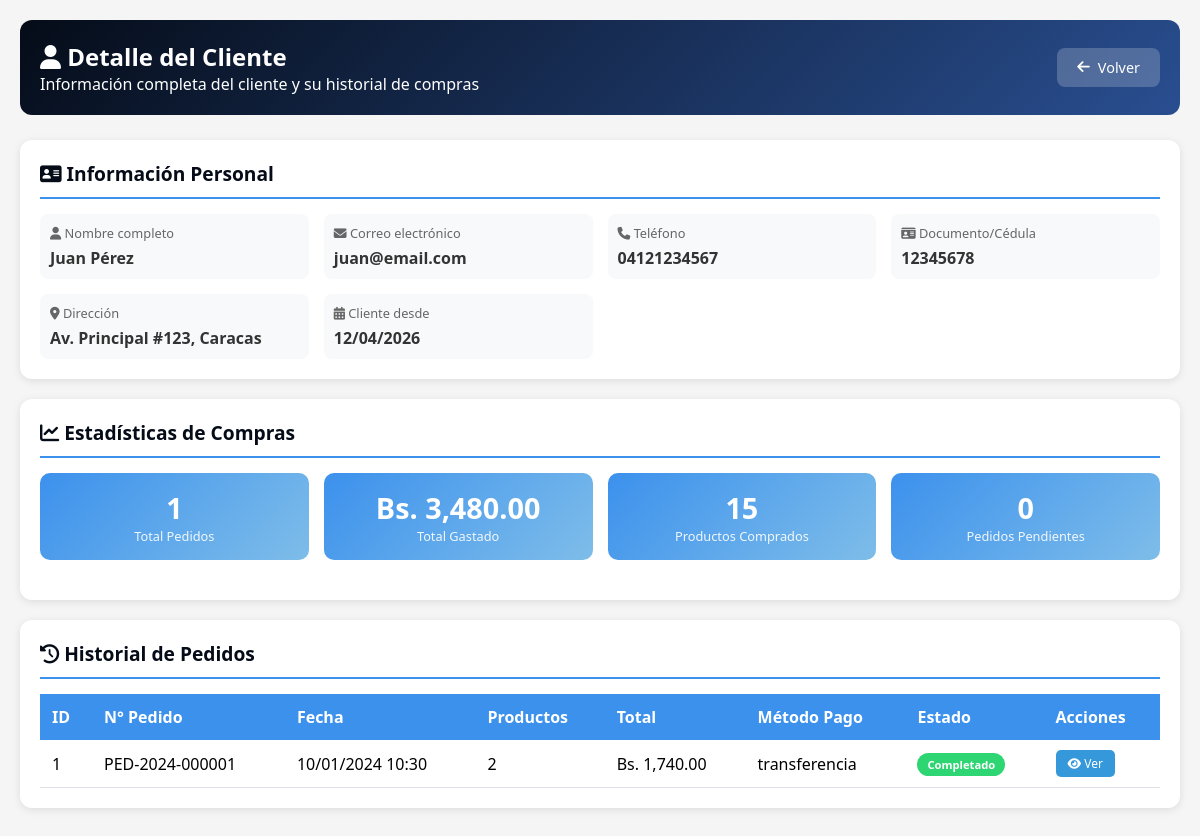
Page /clientes/detalle_cliente.php?id=2 on the earlier database version.
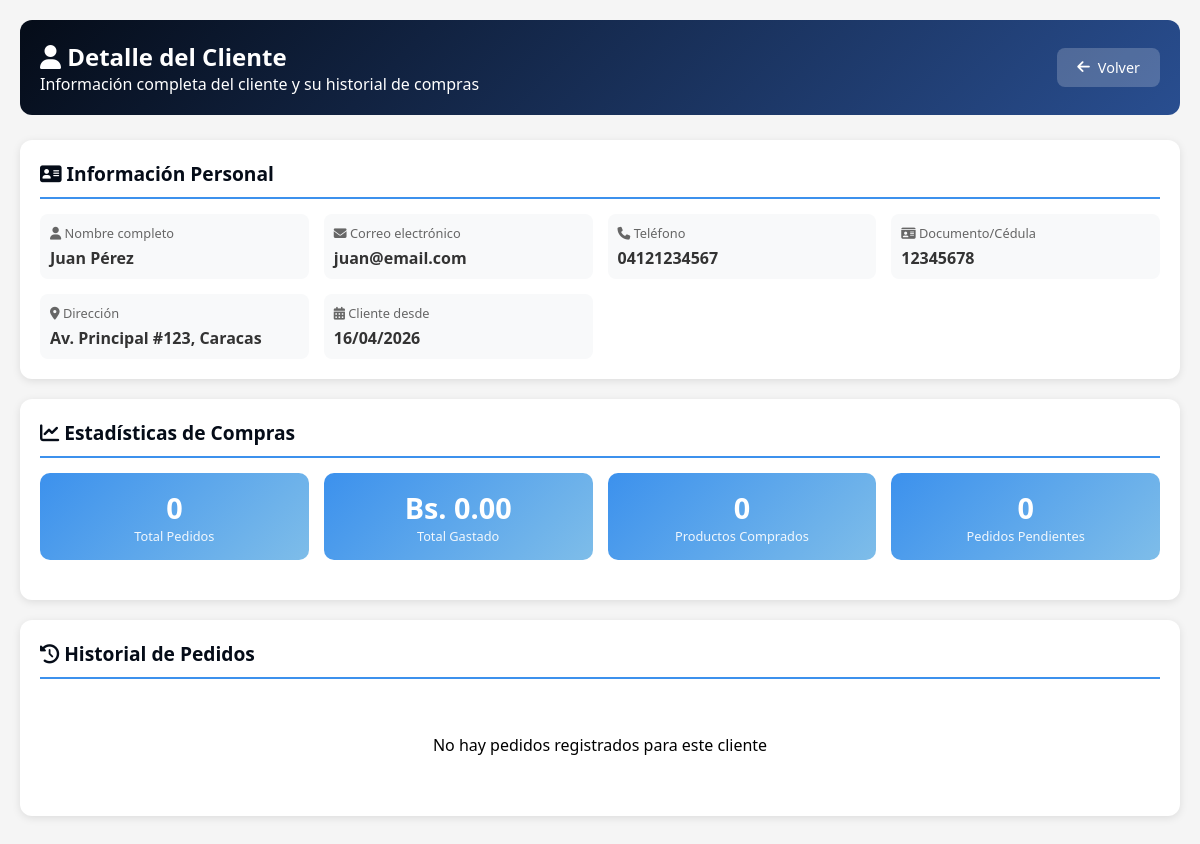
Same page on the later database version.
### tables this page shows
CREATE TABLE `users` (
  `id` int NOT NULL AUTO_INCREMENT,
  `nombre` varchar(100) NOT NULL,
  `correo` varchar(100) NOT NULL,
  `password` varchar(255) NOT NULL,
  `direccion` varchar(255) DEFAULT NULL,
  `estado` varchar(20) DEFAULT 'activo',
  `cedula` varchar(20) DEFAULT NULL,
  `telefono` varchar(20) DEFAULT NULL,
  `foto_perfil` varchar(255) DEFAULT NULL,
  `rol` varchar(20) DEFAULT 'usuario',
  `is_active` tinyint(1) DEFAULT '1',
  `email_verified` tinyint(1) DEFAULT '0',
  `verification_token` varchar(255) DEFAULT NULL,
  `last_login` datetime DEFAULT NULL,
  `created_at` timestamp NULL DEFAULT CURRENT_TIMESTAMP,
  PRIMARY KEY (`id`),
  UNIQUE KEY `correo` (`correo`),
  UNIQUE KEY `cedula` (`cedula`),
  KEY `idx_users_estado` (`estado`),
  KEY `idx_users_correo` (`correo`)
);

CREATE TABLE `pedidos` (
  `id` int NOT NULL AUTO_INCREMENT,
  `usuario_id` int NOT NULL,
  `numero_pedido` varchar(50) NOT NULL,
  `total` decimal(10,2) NOT NULL DEFAULT '0.00',
  `subtotal` decimal(10,2) NOT NULL DEFAULT '0.00',
  `iva` decimal(10,2) NOT NULL DEFAULT '0.00',
  `descuento` decimal(10,2) DEFAULT '0.00',
  `metodo_pago` enum('transferencia','pago_movil','efectivo','tarjeta','zelle','paypal','mixto') NOT NULL,
  `estado` enum('pendiente','procesando','facturado','completado','cancelado','rechazado') DEFAULT 'pendiente',
  `direccion_entrega` text,
  `ciudad` varchar(100) DEFAULT NULL,
  `telefono_contacto` varchar(20) DEFAULT NULL,
  `nombre_receptor` varchar(100) DEFAULT NULL,
  `fecha_entrega` date DEFAULT NULL,
  `referencia_pago` varchar(100) DEFAULT NULL,
  `comprobante_pago` varchar(255) DEFAULT NULL,
  `observaciones` text,
  `notas_internas` text,
  `created_at` timestamp NULL DEFAULT CURRENT_TIMESTAMP,
  `updated_at` timestamp NULL DEFAULT CURRENT_TIMESTAMP ON UPDATE CURRENT_TIMESTAMP,
  `fecha_facturacion` datetime DEFAULT NULL,
  `usuario_procesa_id` int DEFAULT NULL,
  PRIMARY KEY (`id`),
  UNIQUE KEY `numero_pedido` (`numero_pedido`),
  KEY `fk_pedidos_usuario_procesa` (`usuario_procesa_id`),
  KEY `idx_usuario_id` (`usuario_id`),
  KEY `idx_numero_pedido` (`numero_pedido`),
  KEY `idx_estado` (`estado`),
  KEY `idx_referencia_pago` (`referencia_pago`),
  KEY `idx_pedidos_fecha` (`created_at`),
  KEY `idx_pedidos_estado_fecha` (`estado`,`created_at`),
  KEY `idx_pedidos_usuario_estado` (`usuario_id`,`estado`),
  KEY `idx_pedidos_referencia` (`referencia_pago`),
  CONSTRAINT `fk_pedidos_usuario` FOREIGN KEY (`usuario_id`) REFERENCES `users` (`id`) ON DELETE CASCADE,
  CONSTRAINT `fk_pedidos_usuario_procesa` FOREIGN KEY (`usuario_procesa_id`) REFERENCES `admin_users` (`id`) ON DELETE SET NULL
);

### clientes/detalle_cliente.php (the view, shortened to what this page needs)
<?php
$host = 'localhost';
$dbname = 'carrito_db';
$username = 'root';
$password = '';
try {
    $pdo = new PDO("mysql:host=$host;dbname=$dbname;charset=utf8mb4", $username, $password);
    $pdo->setAttribute(PDO::ATTR_ERRMODE, PDO::ERRMODE_EXCEPTION);
} catch(PDOException $e) {
    die("Error de conexión: " . $e->getMessage());
}
$cliente_id = isset($_GET['id']) ? (int)$_GET['id'] : 0;
$stmt = $pdo->prepare("SELECT id, nombre, correo as email, telefono, cedula as documento, direccion, estado, created_at as fecha_registro
                        FROM users WHERE id = ? AND rol = 'usuario'");
$stmt->execute([$cliente_id]);
$cliente = $stmt->fetch(PDO::FETCH_ASSOC);
$stmtResumen = $pdo->prepare("SELECT
    COUNT(DISTINCT p.id) as total_pedidos,
    COALESCE(SUM(p.total), 0) as total_gastado,
    COALESCE(SUM(pd.cantidad), 0) as total_productos,
    MAX(p.created_at) as ultima_compra,
    COUNT(DISTINCT CASE WHEN p.estado = 'pendiente' THEN p.id END) as pedidos_pendientes,
    COUNT(DISTINCT CASE WHEN p.estado = 'completado' THEN p.id END) as pedidos_completados,
    COUNT(DISTINCT CASE WHEN p.estado = 'facturado' THEN p.id END) as pedidos_facturados,
    COUNT(DISTINCT CASE WHEN p.estado = 'cancelado' THEN p.id END) as pedidos_cancelados
FROM pedidos p
LEFT JOIN pedido_detalles pd ON p.id = pd.pedido_id
WHERE p.usuario_id = ?");
$stmtResumen->execute([$cliente_id]);
$resumen = $stmtResumen->fetch(PDO::FETCH_ASSOC);
$stmtPedidos = $pdo->prepare("SELECT
    p.id,
    p.numero_pedido,
    p.total,
    p.estado,
    p.metodo_pago,
    p.created_at as fecha,
    (SELECT COUNT(*) FROM pedido_detalles WHERE pedido_id = p.id) as total_productos
FROM pedidos p
WHERE p.usuario_id = ?
ORDER BY p.created_at DESC
LIMIT 20");
$stmtPedidos->execute([$cliente_id]);
$pedidos = $stmtPedidos->fetchAll(PDO::FETCH_ASSOC);
?>
<!DOCTYPE html>
<html lang="es">
<head>
    <link rel="stylesheet" href="https://cdnjs.cloudflare.com/ajax/libs/font-awesome/6.4.0/css/all.min.css">
</head>
<body>
<div class="container">
    <div class="header">
        <div>
            <h2><i class="fas fa-user"></i> Detalle del Cliente</h2>
            <p>Información completa del cliente y su historial de compras</p>
        </div>
        <a href="javascript:history.back()" class="btn-back"><i class="fas fa-arrow-left"></i> Volver</a>
    </div>
    <div class="card">
        <h3 class="card-title"><i class="fas fa-address-card"></i> Información Personal</h3>
        <div class="info-grid">
            <div class="info-item">
                <div class="info-label"><i class="fas fa-user"></i> Nombre completo</div>
                <div class="info-value"><?php echo htmlspecialchars($cliente['nombre']); ?></div>
            </div>
            <div class="info-item">
                <div class="info-label"><i class="fas fa-envelope"></i> Correo electrónico</div>
                <div class="info-value"><?php echo htmlspecialchars($cliente['email']); ?></div>
            </div>
            <div class="info-item">
                <div class="info-label"><i class="fas fa-phone"></i> Teléfono</div>
                <div class="info-value"><?php echo htmlspecialchars($cliente['telefono'] ?? 'No registrado'); ?></div>
            </div>
            <div class="info-item">
                <div class="info-label"><i class="fas fa-id-card"></i> Documento/Cédula</div>
                <div class="info-value"><?php echo htmlspecialchars($cliente['documento'] ?? 'No registrado'); ?></div>
            </div>
            <div class="info-item">
                <div class="info-label"><i class="fas fa-map-marker-alt"></i> Dirección</div>
                <div class="info-value"><?php echo htmlspecialchars($cliente['direccion'] ?? 'No registrada'); ?></div>
            </div>
            <div class="info-item">
                <div class="info-label"><i class="fas fa-calendar-alt"></i> Cliente desde</div>
                <div class="info-value"><?php echo date('d/m/Y', strtotime($cliente['fecha_registro'])); ?></div>
            </div>
        </div>
    </div>
    <div class="card">
        <h3 class="card-title"><i class="fas fa-chart-line"></i> Estadísticas de Compras</h3>
        <div class="stats-grid">
            <div class="stat-card">
                <div class="stat-number"><?php echo $resumen['total_pedidos'] ?? 0; ?></div>
                <div class="stat-label">Total Pedidos</div>
            </div>
            <div class="stat-card">
                <div class="stat-number">Bs. <?php echo number_format($resumen['total_gastado'] ?? 0, 2); ?></div>
                <div class="stat-label">Total Gastado</div>
            </div>
            <div class="stat-card">
                <div class="stat-number"><?php echo $resumen['total_productos'] ?? 0; ?></div>
                <div class="stat-label">Productos Comprados</div>
            </div>
            <div class="stat-card">
                <div class="stat-number"><?php echo $resumen['pedidos_pendientes'] ?? 0; ?></div>
                <div class="stat-label">Pedidos Pendientes</div>
            </div>
        </div>
    </div>
    <div class="card">
        <h3 class="card-title"><i class="fas fa-history"></i> Historial de Pedidos</h3>
        <?php if (empty($pedidos)): ?>
            <p style="text-align:center; padding: 40px;">No hay pedidos registrados para este cliente</p>
        <?php else: ?>
            <table class="data-table">
                <thead>
                    <tr>
                        <th>ID</th>
                        <th>N° Pedido</th>
                        <th>Fecha</th>
                        <th>Productos</th>
                        <th>Total</th>
                        <th>Método Pago</th>
                        <th>Estado</th>
                        <th>Acciones</th>
                    </tr>
                </thead>
                <tbody>
                    <?php foreach ($pedidos as $pedido): ?>
                        <tr>
                            <td><?php echo $pedido['id']; ?></td>
                            <td><?php echo htmlspecialchars($pedido['numero_pedido']); ?></td>
                            <td><?php echo date('d/m/Y H:i', strtotime($pedido['fecha'])); ?></td>
                            <td><?php echo $pedido['total_productos']; ?></td>
                            <td>Bs. <?php echo number_format($pedido['total'], 2); ?></td>
                            <td><?php echo htmlspecialchars($pedido['metodo_pago']); ?></td>
                            <td><span class="badge badge-<?php echo $pedido['estado']; ?>"><?php echo ucfirst($pedido['estado']); ?></span></td>
                            <td>
                                <button class="btn-view" onclick="verPedido(<?php echo $pedido['id']; ?>)">
                                    <i class="fas fa-eye"></i> Ver
                                </button>
                            </td>
                        </tr>
                    <?php endforeach; ?>
                </tbody>
            </table>
        <?php endif; ?>
    </div>
</div>
</body>
</html>

### clientes/detalle_cliente.php (style rules this page uses)
* { margin: 0; padding: 0; box-sizing: border-box; font-family: 'Segoe UI', Tahoma, Geneva, Verdana, sans-serif; }
body { background: #f5f5f5; padding: 20px; }
.container { max-width: 1200px; margin: 0 auto; }
.header { background: linear-gradient(135deg, #050C18, #294E90); color: white; padding: 20px; border-radius: 12px; margin-bottom: 25px; display: flex; justify-content: space-between; align-items: center; flex-wrap: wrap; }
.btn-back { background: rgba(255,255,255,0.2); color: white; border: none; padding: 10px 20px; border-radius: 8px; cursor: pointer; font-size: 0.9rem; text-decoration: none; display: inline-flex; align-items: center; gap: 8px; }
.card { background: white; border-radius: 12px; padding: 20px; margin-bottom: 20px; box-shadow: 0 2px 8px rgba(0,0,0,0.1); }
.card-title { font-size: 1.2rem; font-weight: 600; margin-bottom: 15px; padding-bottom: 10px; border-bottom: 2px solid #3C91ED; color: #050C18; }
.info-grid { display: grid; grid-template-columns: repeat(auto-fit, minmax(250px, 1fr)); gap: 15px; }
.info-item { padding: 10px; background: #f8f9fa; border-radius: 8px; }
.info-label { font-size: 0.8rem; color: #666; margin-bottom: 5px; }
.info-value { font-size: 1rem; font-weight: 600; color: #333; }
.stats-grid { display: grid; grid-template-columns: repeat(auto-fit, minmax(150px, 1fr)); gap: 15px; margin-bottom: 20px; }
.stat-card { background: linear-gradient(135deg, #3C91ED, #7EBDE9); color: white; padding: 15px; border-radius: 10px; text-align: center; }
.stat-number { font-size: 1.8rem; font-weight: 800; }
.stat-label { font-size: 0.8rem; opacity: 0.9; }
.data-table { width: 100%; border-collapse: collapse; }
.data-table th { background: #3C91ED; color: white; padding: 12px; text-align: left; }
.data-table td { padding: 10px 12px; border-bottom: 1px solid #dee2e6; }
.badge { padding: 4px 10px; border-radius: 20px; font-size: 0.7rem; font-weight: 600; display: inline-block; }
.badge-completado { background: #2ed573; color: white; }
.btn-view { background: #3498db; color: white; border: none; padding: 5px 12px; border-radius: 5px; cursor: pointer; font-size: 0.75rem; }

Differences in the rows shown:
removed pedidos: id "1", numero_pedido "PED-2024-000001", created_at "10/01/2024 10:30", total_productos "2", total "1,740.00", metodo_pago "transferencia", estado "Completado"
changed users "Juan Pérez": created_at "12/04/2026" → "16/04/2026"
Other differences:
$resumen['total_pedidos']: "1" → "0"
$resumen['total_gastado']: "3,480.00" → "0.00"
$resumen['total_productos']: "15" → "0"
text no longer shown: "ID N° Pedido Fecha Productos Total Método Pago Estado Acciones"
text now shown: "No hay pedidos registrados para este cliente"
